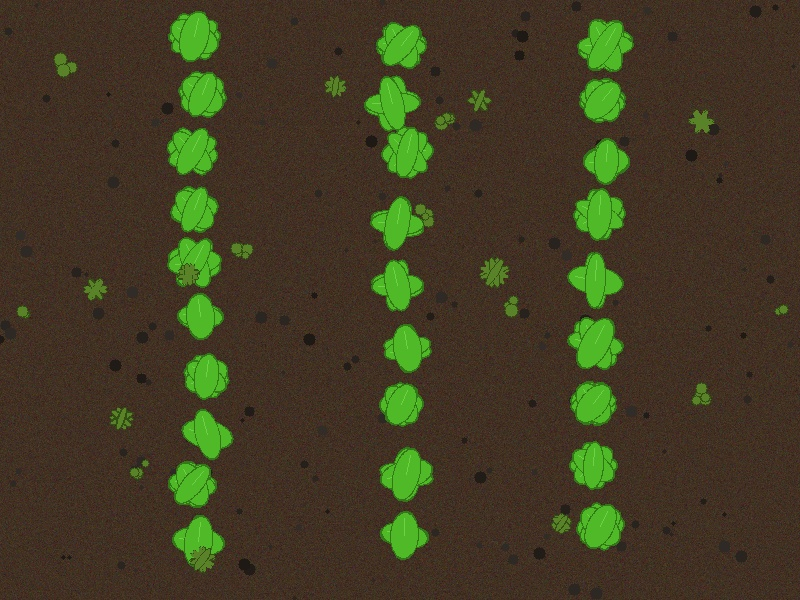
#> input picture test_data/field_sample.jpg, 800 x 600 px
$ python detect_weeds.py
#> lines starting #> are read from the running program, lines starting #| are printed output that depends on the picture; after the words box and inside, x2 and y2 are one past the last pixel; in counts of white or black regions, pixels touching at a corner belong together
# detect_weeds.py
import cv2
import numpy as np
import json
import argparse
import os

def detect_vegetation_and_spray(image_path, output_path="result.jpg", num_nozzles=5, crop_row_tolerance=60):
    # 1. Read input image
#> called with image_path = 'test_data/field_sample.jpg', output_path = 'test_data/field_result.jpg', num_nozzles = 5, crop_row_tolerance = 60
    if not os.path.exists(image_path):
        print(f"Error: Image {image_path} does not exist.")
        return None

    img = cv2.imread(image_path)
#> img is the input picture: shape (600, 800, 3); mean B, G, R 35, 60.8, 65.6
    height, width, _ = img.shape

    # 2. Convert to HSV color space for robust color segmentation
    hsv = cv2.cvtColor(img, cv2.COLOR_BGR2HSV)
#> hsv: shape (600, 800, 3); mean H, S, V 17.6, 126.9, 75.5

    # Define HSV range for green vegetation
    # Hue: 30-90 (covers bright green and yellowish-green leaves)
    # Saturation: 40-255 (excludes brownish soil and stones)
    # Value: 40-255 (excludes very dark shadows and very bright highlights)
    lower_green = np.array([30, 40, 40])
    upper_green = np.array([90, 255, 255])

    # 3. Create green mask and clean up noise with morphology
    mask = cv2.inRange(hsv, lower_green, upper_green)
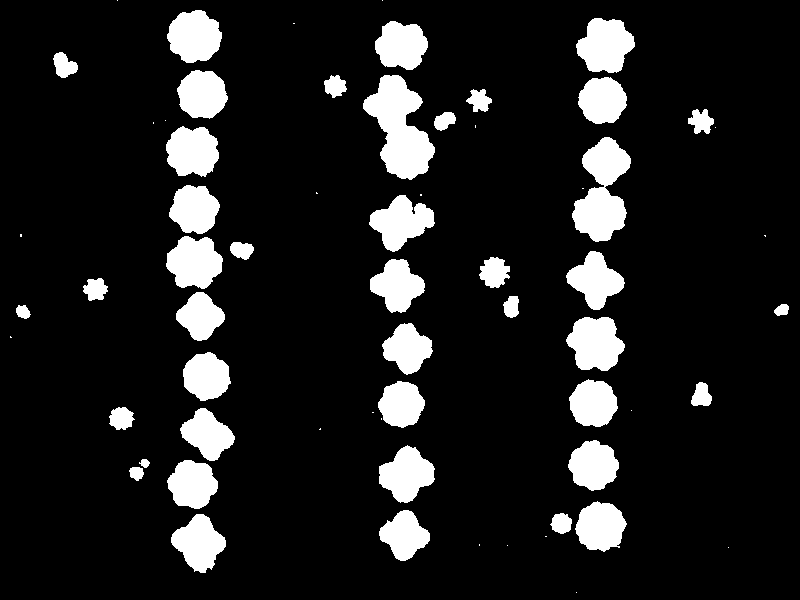
#> mask: shape (600, 800); 12.2% white; 64 white regions (22 under 20 px), largest, box (x1, y1, x2, y2) and area: (363, 75, 435, 180) 4166, (572, 137, 631, 242) 3648, (566, 317, 625, 371) 2307

    # Morphological opening (remove small noise points)
    kernel_open = cv2.getStructuringElement(cv2.MORPH_ELLIPSE, (3, 3))
    mask_cleaned = cv2.morphologyEx(mask, cv2.MORPH_OPEN, kernel_open)
#> mask_cleaned: shape (600, 800); 12.2% white; 42 white regions, largest, box (x1, y1, x2, y2) and area: (363, 75, 435, 180) 4159, (572, 137, 631, 242) 3636, (566, 317, 625, 371) 2306

    # Morphological closing (fill gaps within leaves)
    kernel_close = cv2.getStructuringElement(cv2.MORPH_ELLIPSE, (5, 5))
    mask_cleaned = cv2.morphologyEx(mask_cleaned, cv2.MORPH_CLOSE, kernel_close)
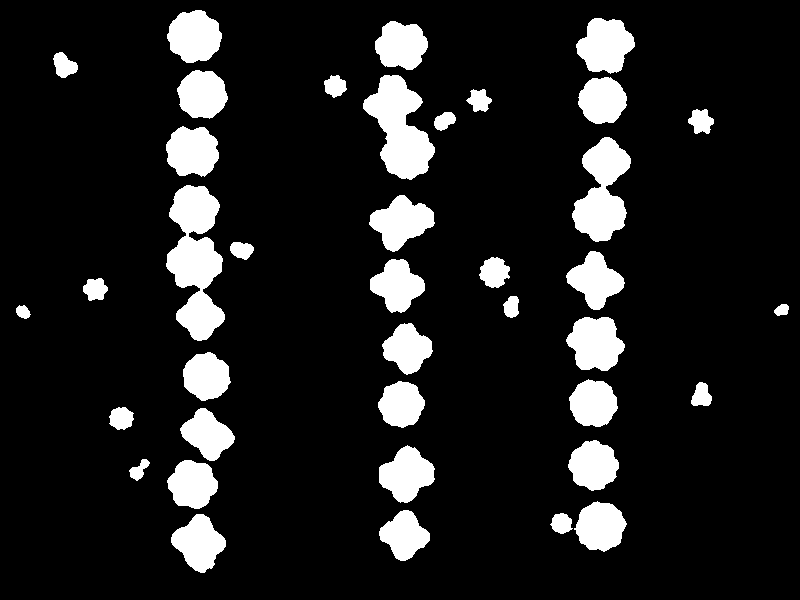
#> mask_cleaned: shape (600, 800); 12.2% white; 39 white regions

    # 4. Find contours of segmented plant clumps
    contours, _ = cv2.findContours(mask_cleaned, cv2.RETR_EXTERNAL, cv2.CHAIN_APPROX_SIMPLE)
#> contours = 39 contours; largest, box (x1, y1, x2, y2) and area: (166, 185, 225, 341) 5329, (363, 75, 435, 180) 4028, (572, 137, 631, 242) 3510, (566, 317, 625, 371) 2224, (576, 18, 635, 74) 2210

    # Pre-scan contours to identify crop rows (vertical lanes where large plants align)
    # We look for large contours and cluster their X coordinates to identify crop rows automatically
    plant_centers_x = []
    large_contours = []
    for cnt in contours:
        area = cv2.contourArea(cnt)
        if area > 800: # Large plants
            M = cv2.moments(cnt)
            if M["m00"] != 0:
                cx = int(M["m10"] / M["m00"])
                plant_centers_x.append(cx)
                large_contours.append(cnt)
#> this loop made 39 passes
#> (area, cx) on passes 1, 3, 4, 5, 7, 8, 9, 12: (1892.5, 198), (1532.5, 404), (1830.5, 600), (1745.5, 192), (1975.5, 406), (1792, 593), (1622, 207), (1542.5, 400)
#> after the loop, large_contours = 24 contours; largest, box (x1, y1, x2, y2) and area: (166, 185, 225, 341) 5329, (363, 75, 435, 180) 4028, (572, 137, 631, 242) 3510, (566, 317, 625, 371) 2224, (576, 18, 635, 74) 2210; plant_centers_x = [198, 404, 600, 192, 406, 593, 207, 400, 592, 205, 407, 595, 397, 595, 401, 195, 601, 191, 602, 399, 201, 400, 604, 194]

    # Detect crop rows by grouping crop center X-coordinates
    # Typically we expect 3 or 4 crop rows in our field views
    crop_rows = []
    if len(plant_centers_x) > 0:
        # Simple 1D clustering of X coordinates
        # Sort X coordinates and group close values together
        sorted_x = sorted(plant_centers_x)
#> sorted_x = [191, 192, 194, 195, 198, 201, 205, 207, 397, 399, 400, 400, 401, 404, 406, 407, 592, 593, 595, 595, 600, 601, 602, 604]
        groups = [[sorted_x[0]]]
#> groups = [[191]]
        for x in sorted_x[1:]:
            if x - groups[-1][-1] < 100: # Within 100 pixels, same row
                groups[-1].append(x)
            else:
                groups.append([x])
#> this loop made 23 passes
#> x on passes 1 to 8: 192, 194, 195, 198, 201, 205, 207, 397
#> after the loop, groups = [[191, 192, 194, 195, 198, 201, 205, 207], [397, 399, 400, 400, 401, 404, 406, 407], [592, 593, 595, 595, 600, 601, 602, 604]]
        crop_rows = [int(np.mean(g)) for g in groups]
#> crop_rows = [197, 401, 597]
    else:
        # Fallback to default row spacing if no large plants found
        crop_rows = [width // 4, width // 2, 3 * width // 4]

    print(f"Auto-detected crop rows at X coordinates: {crop_rows}")
#| Auto-detected crop rows at X coordinates: [197, 401, 597]

    # 5. Classify each plant contour as Crop or Weed
    crops = []
    weeds = []

    # Nozzle zone width calculation
    nozzle_width = width / num_nozzles
    nozzle_triggers = [[] for _ in range(num_nozzles)] # Track spray vertical ranges per nozzle
#> nozzle_triggers = [[], [], [], [], []]

    # We will draw annotations on the output image
    annotated_img = img.copy()

    # Draw vertical grid lines for nozzles (blue dashed)
    for i in range(1, num_nozzles):
        nx = int(i * nozzle_width)
        cv2.line(annotated_img, (nx, 0), (nx, height), (255, 150, 0), 1, lineType=cv2.LINE_AA)
        cv2.putText(annotated_img, f"Nozzle {i}", (nx - 80, 20), cv2.FONT_HERSHEY_SIMPLEX, 0.4, (255, 150, 0), 1)
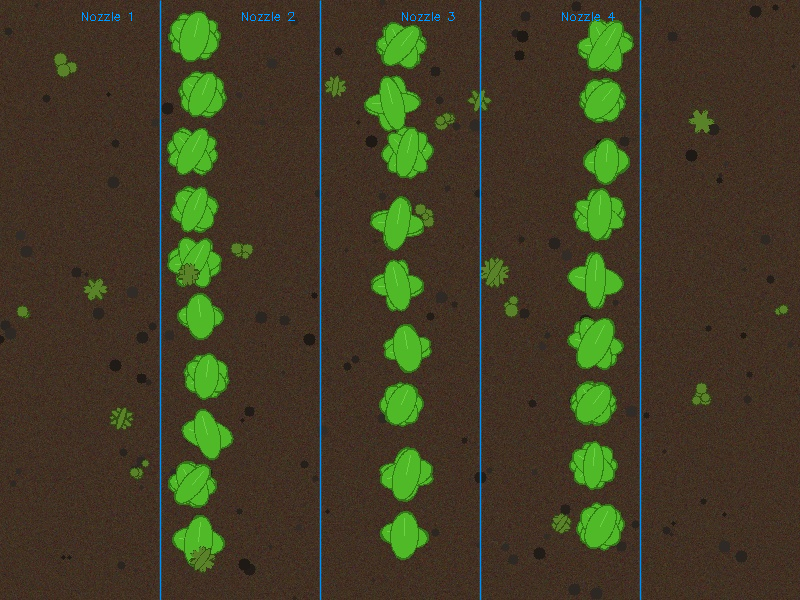
#> annotated_img: shape (600, 800, 3); 1.6% of pixels changed, all inside (x1, y1, x2, y2) = (82, 0, 642, 600)
    cv2.putText(annotated_img, f"Nozzle {num_nozzles}", (width - 80, 20), cv2.FONT_HERSHEY_SIMPLEX, 0.4, (255, 150, 0), 1)
#> annotated_img: shape (600, 800, 3); 0.03% of pixels changed, all inside (x1, y1, x2, y2) = (722, 12, 775, 21)

    # Draw detected crop rows (green translucent lines)
    overlay = annotated_img.copy()
    for row_x in crop_rows:
        cv2.line(overlay, (row_x, 0), (row_x, height), (0, 255, 0), 6)
#> this loop made 3 passes
#> row_x on passes 1 to 3: 197, 401, 597
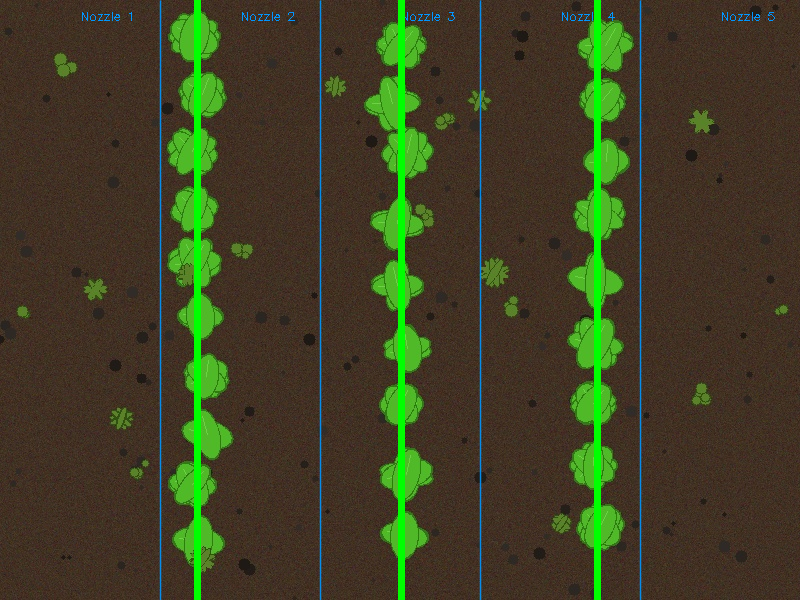
#> overlay: shape (600, 800, 3); mean B, G, R 35.8, 64.7, 63.2
    cv2.addWeighted(overlay, 0.2, annotated_img, 0.8, 0, annotated_img)
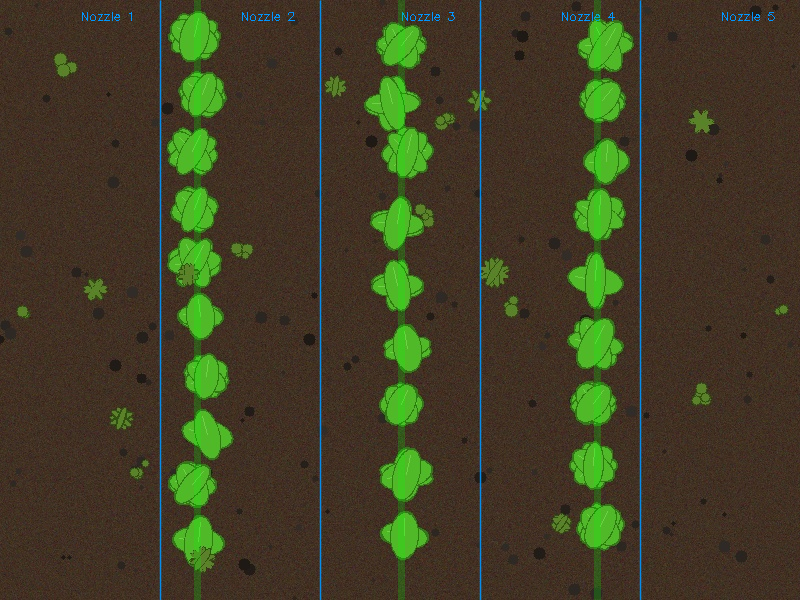
#> annotated_img: shape (600, 800, 3); mean B, G, R 36.6, 62.2, 64.7

    for i, cnt in enumerate(contours):
        area = cv2.contourArea(cnt)
        if area < 30: # Filter out microscopic noise
            continue

        # Get bounding box and centroid
        x, y, w, h = cv2.boundingRect(cnt)
        M = cv2.moments(cnt)
        if M["m00"] == 0:
            continue
        cx = int(M["m10"] / M["m00"])
        cy = int(M["m01"] / M["m00"])

        # Classification criteria:
        # 1. Close to an auto-detected crop row?
        is_near_crop_row = any(abs(cx - row_x) < crop_row_tolerance for row_x in crop_rows)

        # 2. Geometry: crops are larger and more circular/rectangular
        # Weeds are smaller or away from the crop rows
        is_crop = is_near_crop_row and (area > 700)

        if is_crop:
            crops.append({"id": i, "bbox": (x, y, w, h), "center": (cx, cy), "area": area})
            # Draw green bounding box for crop
            cv2.rectangle(annotated_img, (x, y), (x+w, y+h), (0, 255, 0), 2)
            cv2.putText(annotated_img, "Crop", (x, y - 5), cv2.FONT_HERSHEY_SIMPLEX, 0.45, (0, 255, 0), 1, cv2.LINE_AA)
        else:
            weeds.append({"id": i, "bbox": (x, y, w, h), "center": (cx, cy), "area": area})
            # Draw red bounding box for weed
            cv2.rectangle(annotated_img, (x, y), (x+w, y+h), (0, 0, 255), 2)
            cv2.putText(annotated_img, f"Weed ({int(area)}px)", (x, y - 5), cv2.FONT_HERSHEY_SIMPLEX, 0.45, (0, 0, 255), 1, cv2.LINE_AA)

            # Map weed to target nozzle
            # Nozzles are indexed 0 to num_nozzles-1 corresponding to their horizontal layout
            nozzle_idx = int(cx // nozzle_width)
            if 0 <= nozzle_idx < num_nozzles:
                # Add spray command for this nozzle: trigger spray from y_start to y_end
                # We add a small padding (e.g. 15 pixels) to make sure we get the entire weed
                y_start = max(0, y - 15)
                y_end = min(height, y + h + 15)
                nozzle_triggers[nozzle_idx].append({"y_start": y_start, "y_end": y_end})
                # Draw spray targets in cyan overlay
                cv2.rectangle(annotated_img, (int(nozzle_idx*nozzle_width)+2, y_start), (int((nozzle_idx+1)*nozzle_width)-2, y_end), (255, 255, 0), 1)
#> this loop made 39 passes
#> (area, x, y, w, h, cx, cy, is_near_crop_row) on passes 2, 6, 10, 11, 17, 18, 19, 20: (309.5, 550, 513, 23, 21, 561, 522, True), (200, 129, 459, 21, 22, 138, 469, True), (399, 109, 407, 25, 23, 120, 417, False), (326, 691, 382, 21, 24, 701, 395, False), (127.5, 16, 305, 15, 14, 22, 311, False), (114, 774, 304, 15, 12, 781, 309, False), (240.5, 503, 296, 16, 22, 511, 306, False), (374.5, 83, 278, 25, 23, 94, 288, False)
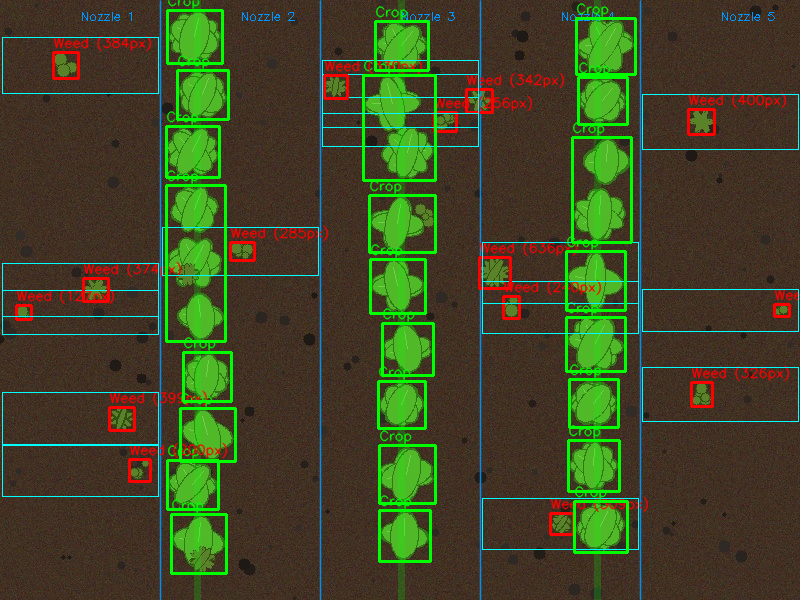
#> annotated_img: shape (600, 800, 3); 8.07% of pixels changed, all inside (x1, y1, x2, y2) = (2, 0, 800, 575)
#> after the loop, crops = 24 items; weeds = 15 items

    # 6. Save annotated image
    cv2.imwrite(output_path, annotated_img)

    # 7. Calculate savings statistics
    # Total weed bounding box area vs total image area
    weed_sprayed_area = 0
    # Create a blank single-channel mask of the field to measure active spray coverage
    spray_mask = np.zeros((height, width), dtype=np.uint8)
    for idx, triggers in enumerate(nozzle_triggers):
        n_x_start = int(idx * nozzle_width)
        n_x_end = int((idx + 1) * nozzle_width)
        for t in triggers:
            spray_mask[t["y_start"]:t["y_end"], n_x_start:n_x_end] = 255
#> this loop made 5 passes
#> (n_x_start, n_x_end) on passes 1 to 5: (0, 160), (160, 320), (320, 480), (480, 640), (640, 800)
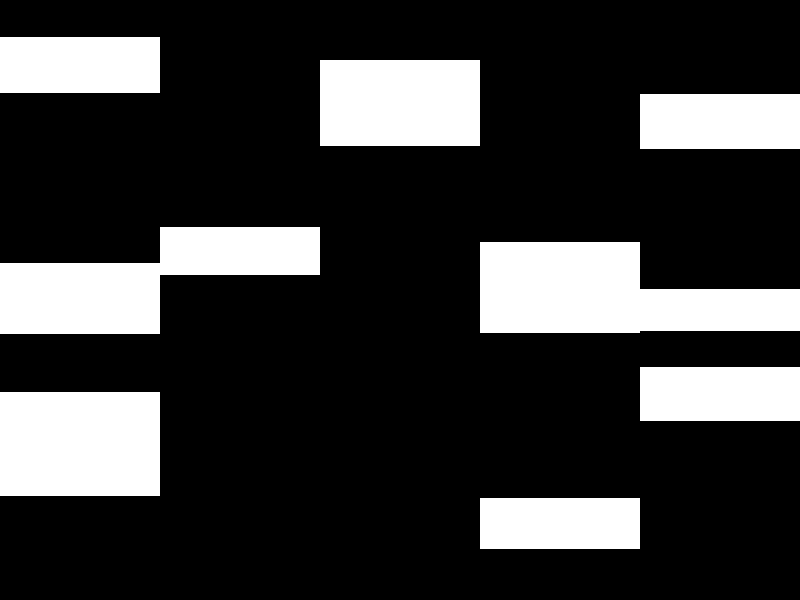
#> spray_mask: shape (600, 800); 21.9% white; 8 white regions, largest, box (x1, y1, x2, y2) and area: (480, 242, 800, 333) 21280, (0, 227, 320, 334) 19040, (0, 392, 160, 496) 16640

    sprayed_pixels = np.sum(spray_mask == 255)
#> sprayed_pixels = 105280
    total_pixels = width * height

    # Pesticide savings ratio
    pesticide_saved_ratio = 1.0 - (sprayed_pixels / total_pixels)
#> pesticide_saved_ratio = 0.781

    stats = {
        "image_size": [width, height],
        "crop_rows": crop_rows,
        "crops_detected": len(crops),
        "weeds_detected": len(weeds),
        "sprayed_area_px": int(sprayed_pixels),
        "total_area_px": total_pixels,
        "pesticide_saved_percent": round(pesticide_saved_ratio * 100, 2),
        "nozzle_triggers": nozzle_triggers
    }

    # Write JSON results
    json_path = os.path.splitext(output_path)[0] + "_data.json"
    with open(json_path, "w") as f:
        json.dump(stats, f, indent=4)

    print(f"\nProcessing Complete for: {image_path}")
    print(f"  Crops detected: {len(crops)}")
#|   Crops detected: 24
    print(f"  Weeds detected: {len(weeds)}")
#|   Weeds detected: 15
    print(f"  Pesticide Saved: {stats['pesticide_saved_percent']}%")
#|   Pesticide Saved: 78.07%
    print(f"  Result saved to: {output_path}")
    print(f"  Data saved to: {json_path}")
    return stats

if __name__ == "__main__":
    parser = argparse.ArgumentParser(description="Segment crops and weeds and generate nozzle spray triggers.")
    parser.add_argument("--input", type=str, default="test_data/field_sample.jpg", help="Path to input image")
    parser.add_argument("--output", type=str, default="test_data/field_result.jpg", help="Path to output image")
    parser.add_argument("--nozzles", type=int, default=5, help="Number of spray nozzles across boom")
    parser.add_argument("--tolerance", type=int, default=60, help="Max distance (px) from crop row for crop label")

    args = parser.parse_args()

    # Ensure test directories exist
    os.makedirs(os.path.dirname(args.output) or ".", exist_ok=True)

    detect_vegetation_and_spray(args.input, args.output, args.nozzles, args.tolerance)
